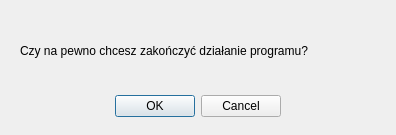
<?xml version="1.0" encoding="UTF-8"?>
<ui version="4.0">
 <class>closeConfirm</class>
 <widget class="QDialog" name="closeConfirm">
  <property name="geometry">
   <rect>
    <x>0</x>
    <y>0</y>
    <width>396</width>
    <height>135</height>
   </rect>
  </property>
  <property name="windowTitle">
   <string>Dialog</string>
  </property>
  <widget class="QDialogButtonBox" name="buttonBox">
   <property name="geometry">
    <rect>
     <x>100</x>
     <y>90</y>
     <width>181</width>
     <height>32</height>
    </rect>
   </property>
   <property name="orientation">
    <enum>Qt::Horizontal</enum>
   </property>
   <property name="standardButtons">
    <set>QDialogButtonBox::Cancel|QDialogButtonBox::Ok</set>
   </property>
  </widget>
  <widget class="QLabel" name="label">
   <property name="geometry">
    <rect>
     <x>20</x>
     <y>10</y>
     <width>361</width>
     <height>81</height>
    </rect>
   </property>
   <property name="text">
    <string>Czy na pewno chcesz zakończyć działanie programu?</string>
   </property>
  </widget>
 </widget>
 <resources/>
 <connections>
  <connection>
   <sender>buttonBox</sender>
   <signal>accepted()</signal>
   <receiver>closeConfirm</receiver>
   <slot>accept()</slot>
   <hints>
    <hint type="sourcelabel">
     <x>248</x>
     <y>254</y>
    </hint>
    <hint type="destinationlabel">
     <x>157</x>
     <y>274</y>
    </hint>
   </hints>
  </connection>
  <connection>
   <sender>buttonBox</sender>
   <signal>rejected()</signal>
   <receiver>closeConfirm</receiver>
   <slot>reject()</slot>
   <hints>
    <hint type="sourcelabel">
     <x>316</x>
     <y>260</y>
    </hint>
    <hint type="destinationlabel">
     <x>286</x>
     <y>274</y>
    </hint>
   </hints>
  </connection>
 </connections>
</ui>
